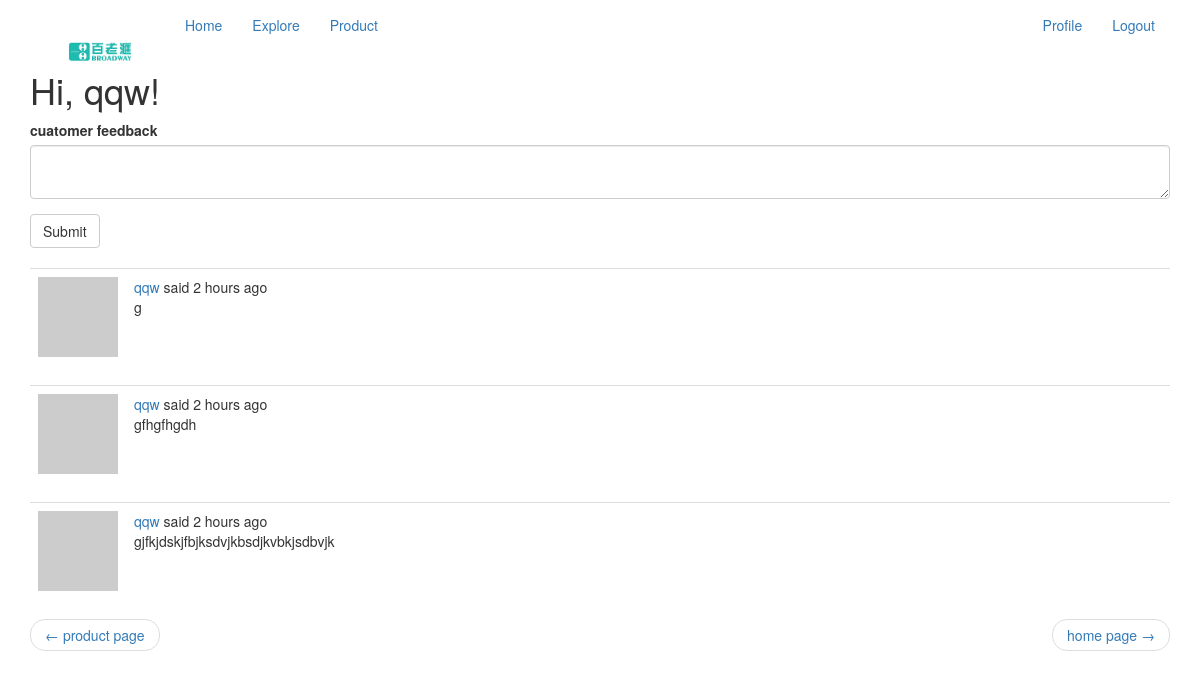
Before: /index (signed in) with the older database file.
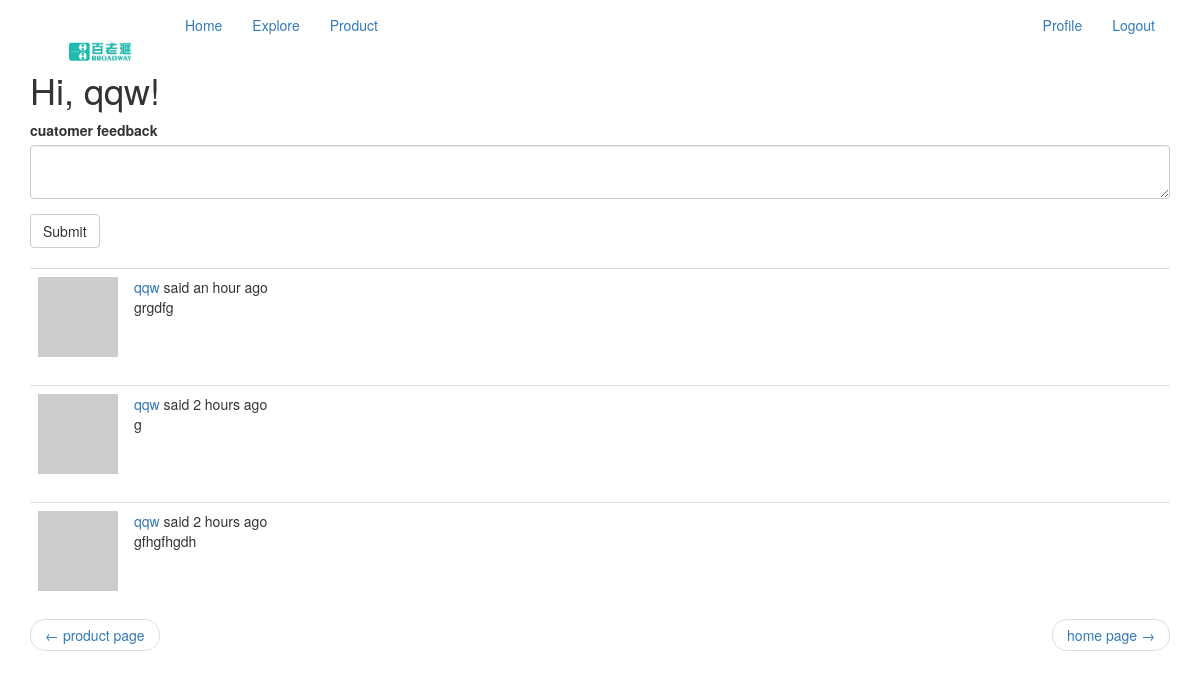
After: the same page with the newer database file.
### app/models.py (models this page shows, shortened)
class Post(db.Model):
    id = db.Column(db.Integer, primary_key=True)
    body = db.Column(db.String(140))
    timestamp = db.Column(db.DateTime, index=True, default=datetime.utcnow)
    user_id = db.Column(db.Integer, db.ForeignKey('user.id'))

### app/routes.py (the view)
@app.route('/', methods=['GET', 'POST'])
@app.route('/index', methods=['GET', 'POST'])
@login_required
def index():
    form = PostForm()
    if form.validate_on_submit():
        post = Post(body=form.post.data, author=current_user)
        db.session.add(post)
        db.session.commit()
        flash(_('Your post is now live!'))
        return redirect(url_for('index'))
    page = request.args.get('page', 1, type=int)
    posts = current_user.followed_posts().paginate(
        page=page, per_page=app.config["POSTS_PER_PAGE"], error_out=False)
    next_url = url_for(
        'index', page=posts.next_num) if posts.next_num else None
    prev_url = url_for(
        'index', page=posts.prev_num) if posts.prev_num else None
    return render_template('index.html.j2', title=_('Home'), form=form,
                           posts=posts.items, next_url=next_url,
                           prev_url=prev_url)

### app/forms.py
class PostForm(FlaskForm):
    post = TextAreaField(_l('cuatomer feedback'), validators=[DataRequired()])
    submit = SubmitField(_l('Submit'))

### app/models.py (called while the page is built)
@login.user_loader
def load_user(id):
    return User.query.get(int(id))

    def avatar(self, size):
        digest = md5(self.email.lower().encode("utf-8")).hexdigest()
        return 'https://www.gravatar.com/avatar/{}?d=identicon&s={}'.format(
            digest, size)

    def followed_posts(self):
        followed = Post.query.join(
            followers, followers.c.followed_id == Post.user_id
        ).filter(followers.c.follower_id == self.id)
        own = Post.query.filter_by(user_id=self.id)
        return followed.union(own).order_by(Post.timestamp.desc())

### app/routes.py (called while the page is built)
@app.before_request
def before_request():
    if current_user.is_authenticated:
        current_user.last_seen = datetime.utcnow()
        db.session.commit()
    g.locale = str(get_locale())

### app/templates/index.html.j2
{% extends "base.html.j2" %}
{% import 'bootstrap/wtf.html' as wtf %}
{% block app_content %}
    <h1>{{ _('Hi, %(username)s!', username=current_user.username) }}</h1>
    {% if form %}
        {{ wtf.quick_form(form) }}
        <br/>
    {% endif %}
    {% for post in posts %}
        {% include "_post.html.j2" %}
    {% endfor %}
    <nav aria-label="...">
        <ul class="pager">
            <li class="previous{% if not prev_url %} {% endif %}">
                <a href="{{ url_for('products') }}">
                    <span aria-hidden="true">&larr;</span> {{ _('product page') }}
                </a>
            </li>
            <li class="next{% if not next_url %} {% endif %}">
                <a href="{{ url_for('home') }}">
                    {{ _('home page') }} <span aria-hidden="true">&rarr;</span>
                </a>
            </li>
        </ul>
    </nav>
{% endblock %}

### app/templates/_post.html.j2 (shortened to what this page needs)
<table class="table table-hover">
    <tr>
        <td width="70px">
            <a href="{{ url_for('user', username=post.author.username) }}">
             <img src="{{ post.author.avatar(70) }}"/>
            </a>
        </td>
        <td>
        {{ _('%(username)s said %(when)s',
        username=user_link, when=moment(post.timestamp).fromNow()) }}
        <br/>
        {{ post.body }}
    </td>
</tr>
</table>

Changed rows visible on the page:
no longer on this page (row unchanged): Post: body "gjfkjdskjfbjksdvjkbsdjkvbkjsdbvjk"
added Post: body "grgdfg"
